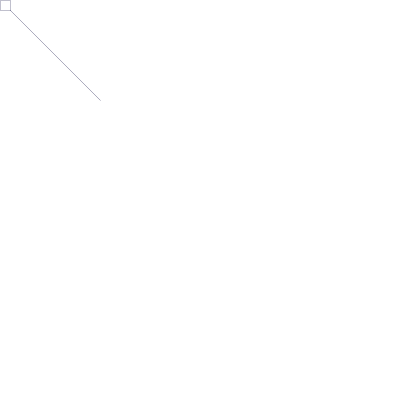
Frame 1 (no input)
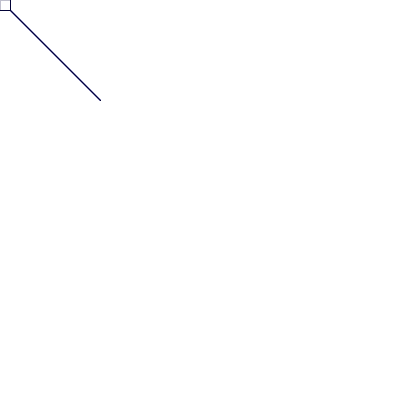
Frame 60 (the mouse pressed at the canvas centre just before this capture)
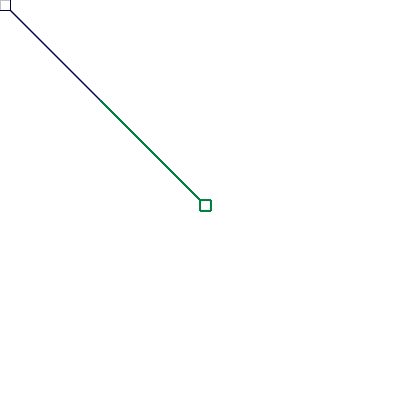
Frame 120 (the mouse held since frame 60 and released just before this capture)

The Processing sketch that drew these frames (run headless with seeded random() and noise(); from frame 60 on, the mouse is pressed at the canvas centre):

// Processing sketch: processing_181061
// ── processing_181061.pde

void setup() {
  size (400,400);
  background (255);
}

void draw () {
  stroke(0,
         map(mouseX, 0, 400, 0, 255),
         map(mouseY,0,198,54, 64));
strokeWeight(map(pmouseX,0,400, 0.25,2));
  line(mouseX, mouseY, 100, 100);
  rect(mouseX, mouseY, 10, 10);
}
